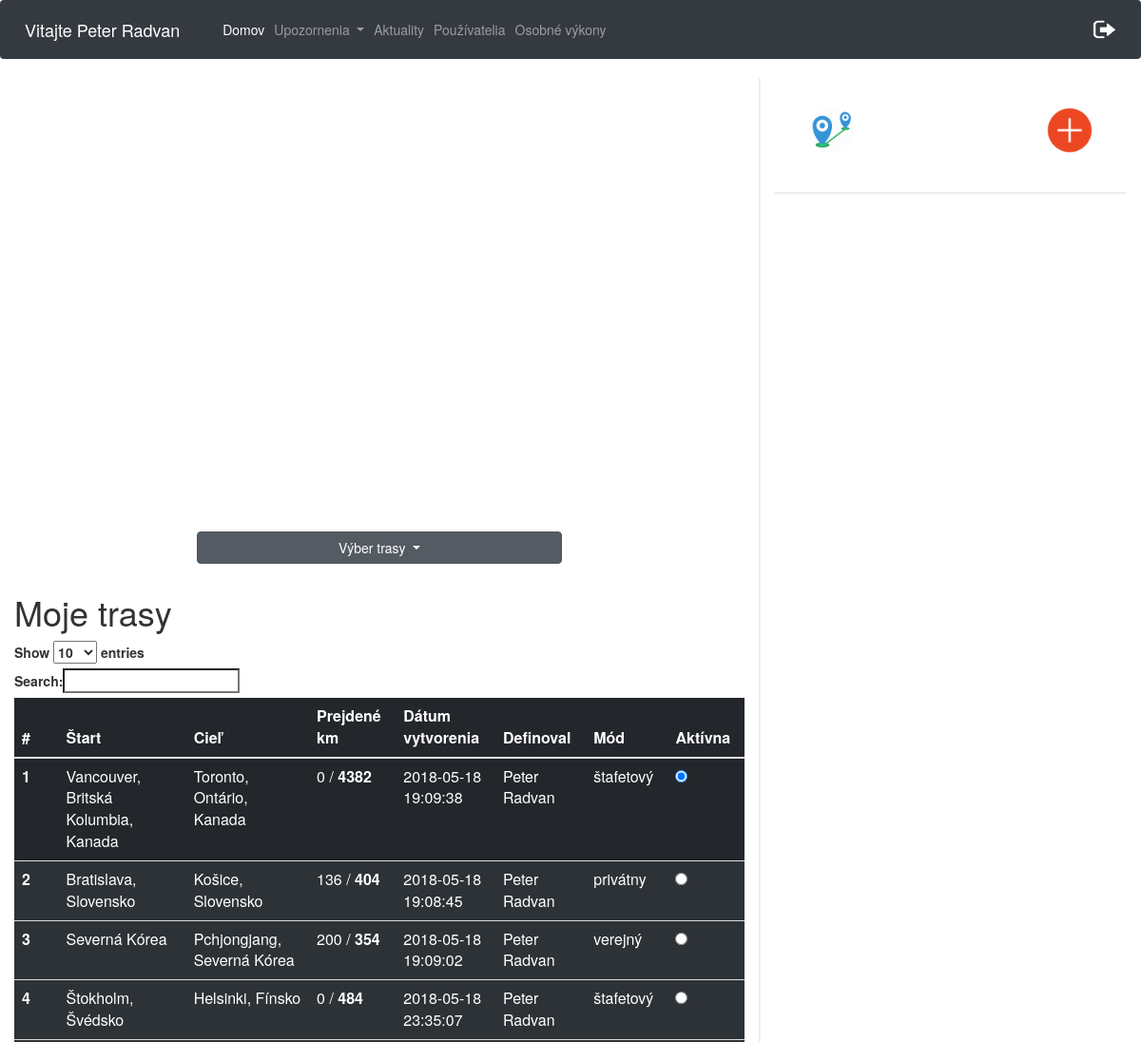
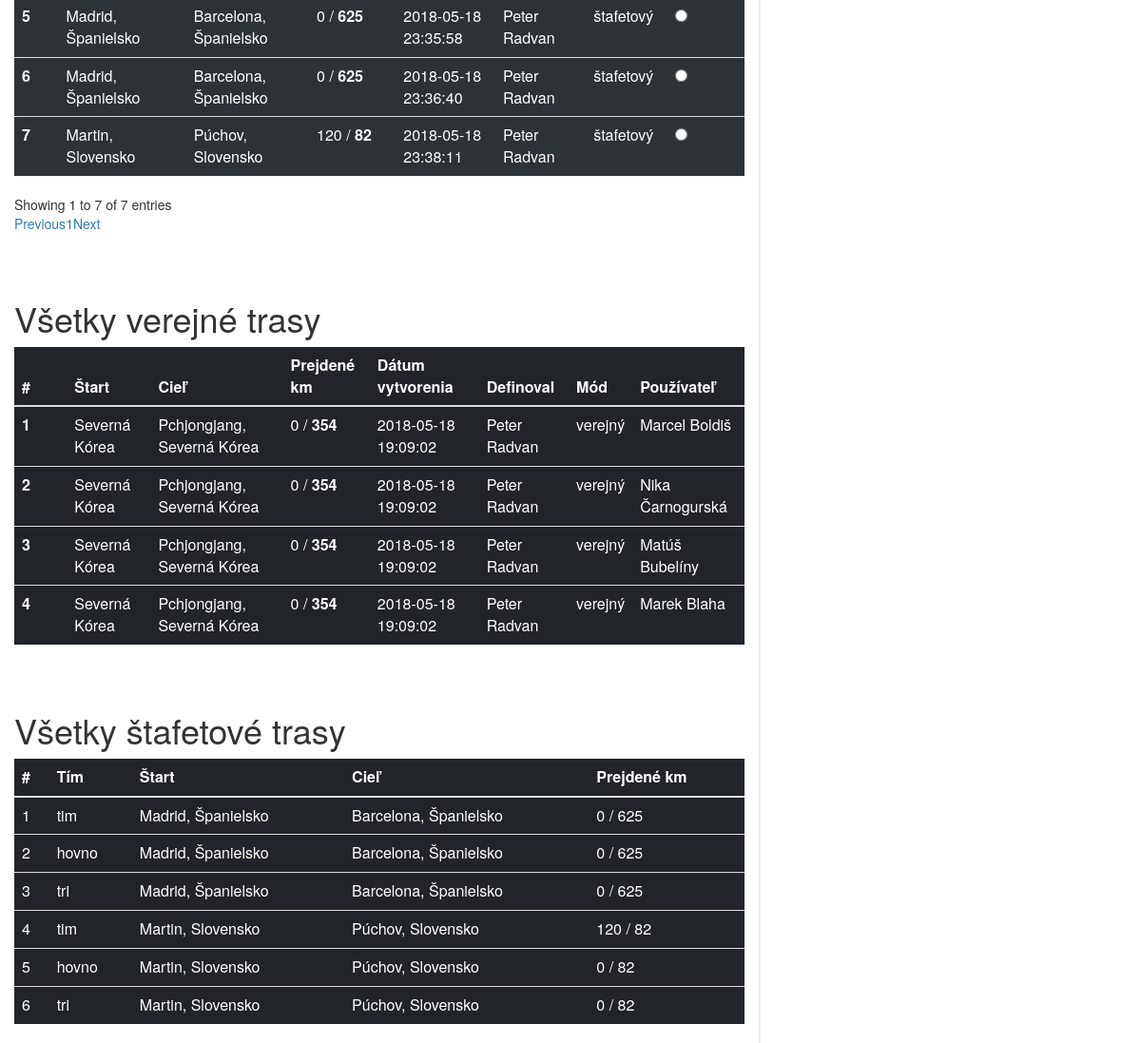
The page /cesty.php (signed in) on the database as committed earlier (2 pictures, top to bottom).
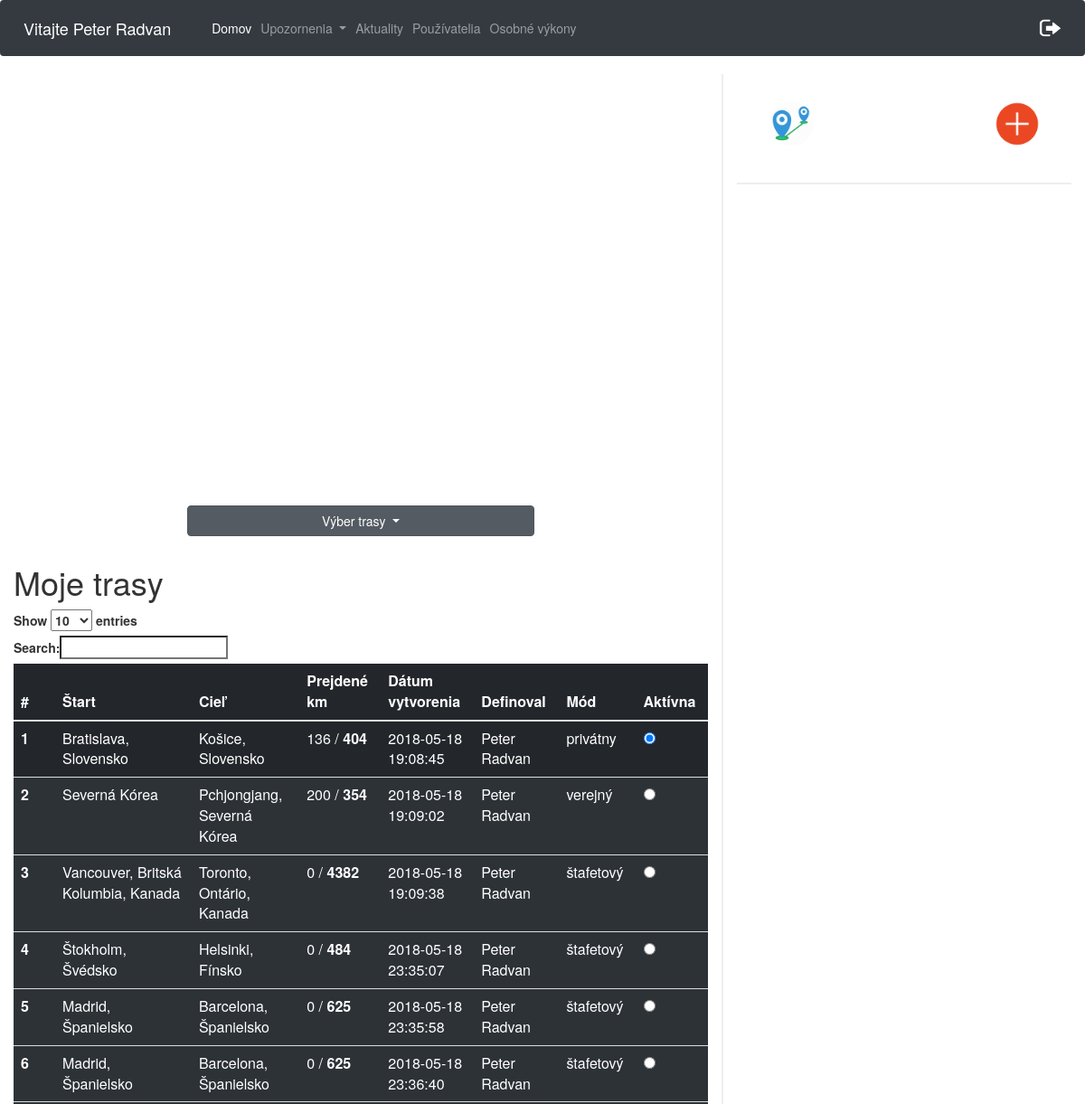
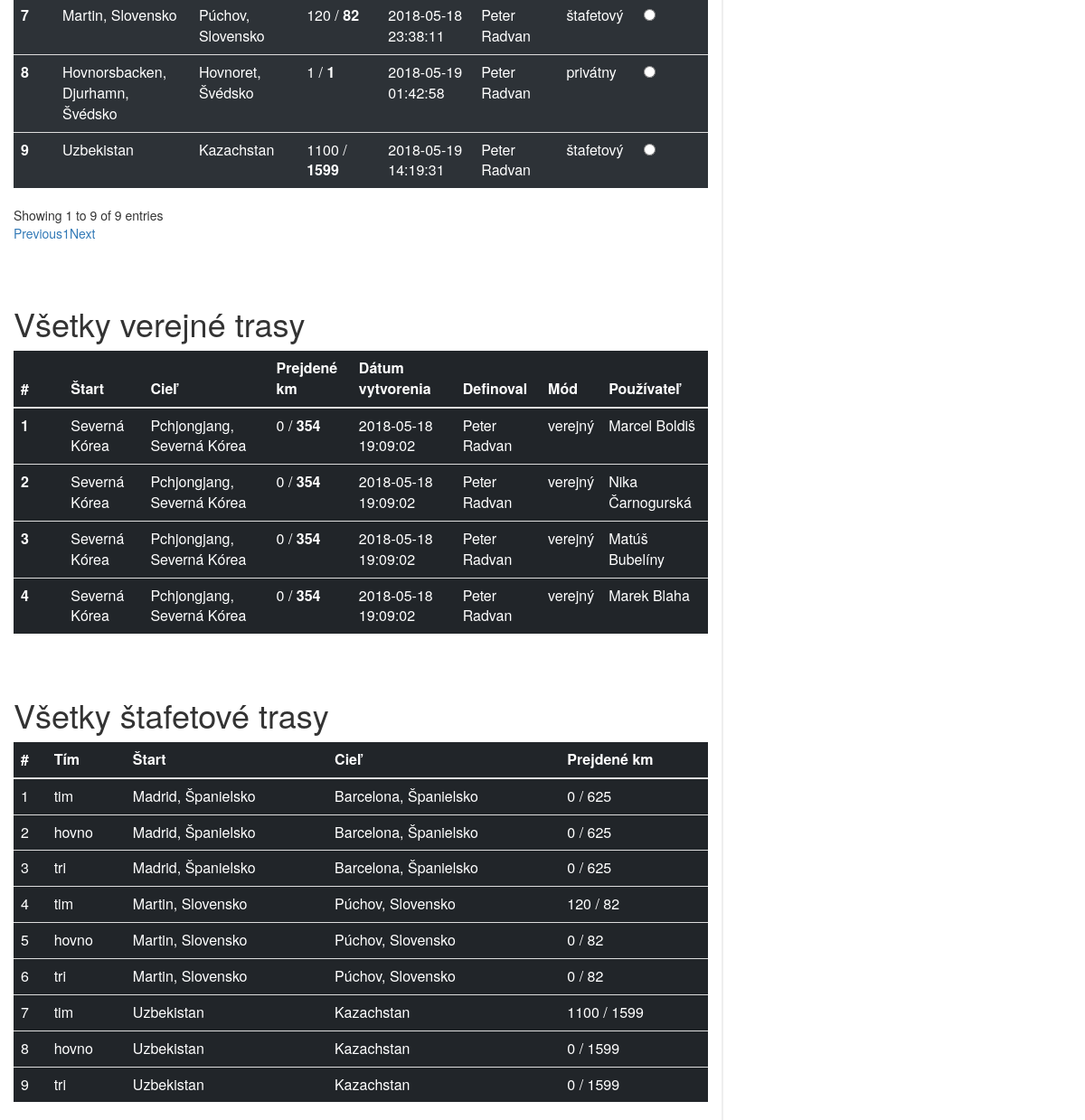
The same page on the database as committed later (2 pictures, top to bottom).
### tables this page shows
CREATE TABLE `pouzivatelia` (
  `id` int(11) NOT NULL,
  `meno` varchar(20) NOT NULL,
  `priezvisko` varchar(20) NOT NULL,
  `email` varchar(40) NOT NULL,
  `heslo` varchar(60) NOT NULL,
  `stredna_skola` varchar(40) NOT NULL,
  `stredna_skola_adresa` varchar(60) NOT NULL,
  `ulica` varchar(40) NOT NULL,
  `psc` varchar(10) NOT NULL,
  `obec` varchar(40) NOT NULL,
  `rola` varchar(10) NOT NULL DEFAULT 'user',
  `odoberatel` tinyint(1) NOT NULL DEFAULT '0',
  `prve_prihlasenie` int(11) NOT NULL DEFAULT '0',
  `id_timu` int(11) DEFAULT NULL
);

CREATE TABLE `trasa_pouzivatel` (
  `id` int(11) NOT NULL,
  `id_pouzivatel` int(11) NOT NULL,
  `id_trasa` int(11) NOT NULL,
  `prejdene_km` int(11) NOT NULL,
  `aktivna_trasa` int(11) NOT NULL
);

CREATE TABLE `trasa` (
  `id` int(10) UNSIGNED NOT NULL,
  `start_nazov` varchar(50) NOT NULL,
  `start_lat` varchar(20) NOT NULL,
  `start_long` varchar(20) NOT NULL,
  `ciel_nazov` varchar(50) NOT NULL,
  `ciel_lat` varchar(20) NOT NULL,
  `ciel_long` varchar(20) NOT NULL,
  `celkove_km` double NOT NULL,
  `datum_vytvorenia` datetime NOT NULL,
  `mod_trasy` varchar(20) NOT NULL,
  `id_user` int(11) NOT NULL,
  `vytvoril` varchar(100) NOT NULL
);

CREATE TABLE `trasa_tim` (
  `id` int(10) UNSIGNED NOT NULL,
  `id_tim` int(11) NOT NULL,
  `id_trasa` int(11) NOT NULL,
  `odbehnute_km` int(11) NOT NULL
);

### cesty.php (the view, shortened to what this page needs)
<html>
<head>
    <link rel="stylesheet" href="https://maxcdn.bootstrapcdn.com/bootstrap/4.0.0/css/bootstrap.min.css">
    <link rel="stylesheet" type="text/css" href="https://maxcdn.bootstrapcdn.com/bootstrap/3.3.7/css/bootstrap.min.css">
    <link rel="stylesheet" type="text/css" href="https://cdn.datatables.net/1.10.16/css/dataTables.bootstrap.min.css">
    <link rel="stylesheet" href="./css/cesty.css">
</head>
<body>
<nav class="navbar navbar-expand-lg  navbar-dark bg-dark">
        <span class="navbar-brand" >
            <?php
            $conn = new mysqli($servername, $username, $password, $dbname);
            $conn->set_charset("UTF8");
            $email= $_SESSION['email'];
            $query="SELECT meno, priezvisko from pouzivatelia WHERE email='$email'";
            $result = mysqli_query($conn,$query);
            while ($data = mysqli_fetch_array($result)){
                echo "Vitajte ".$data['meno']." ".$data['priezvisko'];
            }
            ?>
        </span>
    <div class="collapse navbar-collapse" id="navbarSupportedContent">
        <ul class="navbar-nav mr-auto">
            <li class="nav-item active">
                <a class="nav-link" href="cesty.php">Domov</a>
            </li>
            <li class="nav-item dropdown">
                <a class="nav-link dropdown-toggle" href="#" id="navbarDropdown" role="button" data-toggle="dropdown" aria-haspopup="true" aria-expanded="false">
                    Upozornenia
                </a>
            </li>
            <li class="nav-item">
                <a class="nav-link" href="aktuality.php">
                    Aktuality
                </a>
            </li>
            <li class="nav-item" id="registracia" style="display: none;">
                <a class="nav-link" href="registraciaPouzivatela.php">
                    Používatelia
                </a>
            </li>
            <li class="nav-item" id="osobneVykony" style="display: inline;">
                <a class="nav-link" href="osobneVykony.php">
                    Osobné výkony
                </a>
            </li>
        </ul>
        <ul class="nav navbar-nav navbar-right">
            <li><a href="aktuality.php?odhlasenie='1'"><img src="logOut.png" width="25px" height="20px"></a></li>
        </ul>
    </div>
</nav>
<div class="row">
    <div class="col-8 leftCol">
        <div id="myMap" style="height: 400px; width: 70%"></div>
        <div class="dropdown show " id="trasyId">
            <a class="btn btn-secondary dropdown-toggle" href="#" role="button" id="dropdownMenuLink" data-toggle="dropdown" aria-haspopup="true" aria-expanded="false">
                Výber trasy
            </a>
            <?php
            $conn = new mysqli($servername, $username, $password, $dbname);
            $conn->set_charset("UTF8");
            $idU = $_SESSION['id'];
            $sql = "SELECT trasa.id as tid, pouzivatelia.id, trasa.start_nazov, trasa.ciel_nazov, trasa_pouzivatel.prejdene_km, trasa.celkove_km, trasa.datum_vytvorenia, trasa_pouzivatel.aktivna_trasa, trasa.mod_trasy, trasa.vytvoril
                    FROM trasa_pouzivatel
                    INNER JOIN trasa ON trasa.id = trasa_pouzivatel.id_trasa
                    INNER JOIN pouzivatelia on pouzivatelia.id = trasa_pouzivatel.id_pouzivatel
                    WHERE trasa_pouzivatel.id_pouzivatel = $idU ORDER BY aktivna_trasa DESC";
            ?>
        </div>
        <h1 style="margin-top: 20px;">Moje trasy</h1>
        <table class="table table-dark" id="privatneTrasy">
            <thead>
            <tr>
                <th scope="col">#</th>
                <th scope="col">Štart</th>
                <th scope="col">Cieľ</th>
                <th scope="col">Prejdené km</th>
                <th scope="col">Dátum vytvorenia</th>
                <th scope="col">Definoval</th>
                <th scope="col">Mód</th>
                <th scope="col">Aktívna</th>
            </tr>
            </thead>
            <tbody>
            <?php
            $i = 1;
            if ($result = $conn->query($sql)) {
                while ($row = $result->fetch_object()) {
                    echo "<tr>";
                    echo "<th scope='row'>$i <span class='spanId' >$row->id</span><span class='spanTid' >$row->tid</span></th>";
                    echo "<td>$row->start_nazov</td>";
                    echo "<td>$row->ciel_nazov</td>";
                    echo "<td>";
                    if($row->mod_trasy === 'štafetový'){
                        $res = $conn->query("SELECT id_timu FROM pouzivatelia WHERE id = $row->id");
                        $idtmp = $res->fetch_assoc();
                        $idTimu = $idtmp['id_timu'];
                        $res = $conn->query("SELECT odbehnute_km FROM trasa_tim WHERE id_tim = $idTimu AND id_trasa = $row->tid");
                        $tmp = $res->fetch_assoc();
                        $odbehKmTimu = $tmp['odbehnute_km'];
                        if(empty($odbehKmTimu)){
                            echo "0";
                        }
                        else{
                            echo $odbehKmTimu;
                        }
                    }
                    else{
                        echo $row->prejdene_km;
                    }
                    echo " / <b>".round($row->celkove_km)."</b></td>";
                    echo "<td>$row->datum_vytvorenia</td>";
                    echo "<td>$row->vytvoril</td>";
                    echo "<td>$row->mod_trasy</td>";
                    if($row->aktivna_trasa > 0){
                        echo "<td><input onclick='check($i)' class='radio' type='radio' checked> </td>";
                    }
                    else{
                        echo "<td><input onclick='check($i)' class='radio' type='radio' ></td>";
                    }
                    echo "</tr>";
                    $i++;
                }
            }
            ?>
            </tbody>
        </table>
        <h1 style="margin-top: 70px;">Všetky verejné trasy</h1>
        <table class="table table-dark" id="vsetkyTrasy">
            <thead>
            <tr>
                <th scope="col">#</th>
                <th scope="col">Štart</th>
                <th scope="col">Cieľ</th>
                <th scope="col">Prejdené km</th>
                <th scope="col">Dátum vytvorenia</th>
                <th scope="col">Definoval</th>
                <th scope="col">Mód</th>
                <th scope="col">Používateľ</th>
            </tr>
            </thead>
            <tbody>
            <?php
            $sql = "SELECT trasa.id as tid, pouzivatelia.id, pouzivatelia.meno, pouzivatelia.priezvisko, trasa.start_nazov, trasa.ciel_nazov, trasa_pouzivatel.prejdene_km, trasa.celkove_km, trasa.datum_vytvorenia, trasa_pouzivatel.aktivna_trasa, trasa.mod_trasy, trasa.vytvoril
                    FROM trasa_pouzivatel
                    INNER JOIN trasa ON trasa.id = trasa_pouzivatel.id_trasa
                    INNER JOIN pouzivatelia on pouzivatelia.id = trasa_pouzivatel.id_pouzivatel
                    WHERE trasa.mod_trasy = 'verejný' AND pouzivatelia.id <> ".$idU."
                    ORDER BY aktivna_trasa DESC";
            $i = 1;
            if ($result = $conn->query($sql)) {
            while ($row = $result->fetch_object()) {
            echo "<tr>";
                echo "<th scope='row'>$i <span class='spanId' >$row->id</span><span class='spanTid' >$row->tid</span></th>";
                echo "<td>$row->start_nazov</td>";
                echo "<td>$row->ciel_nazov</td>";
                echo "<td>";
                    if($row->mod_trasy === 'štafetový'){
                    $res = $conn->query("SELECT id_timu FROM pouzivatelia WHERE id = $row->id");
                    $idtmp = $res->fetch_assoc();
                    $idTimu = $idtmp['id_timu'];
                    $res = $conn->query("SELECT odbehnute_km FROM trasa_tim WHERE id_tim = $idTimu AND id_trasa = $row->tid");
                    $tmp = $res->fetch_assoc();
                    $odbehKmTimu = $tmp['odbehnute_km'];
                    if(empty($odbehKmTimu)){
                    echo "0";
                    }
                    else{
                    echo $odbehKmTimu;
                    }
                    }
                    else{
                    echo $row->prejdene_km;
                    }
                    echo " / <b>".round($row->celkove_km)."</b></td>";
                echo "<td>$row->datum_vytvorenia</td>";
                echo "<td>$row->vytvoril</td>";
                echo "<td>$row->mod_trasy</td>";
                echo "<td>$row->meno $row->priezvisko</td>";
                echo "</tr>";
            $i++;
            }
            }
            ?>
            </tbody>
        </table>
        <h1 style="margin-top: 70px;">Všetky štafetové trasy</h1>
        <table class="table table-dark" id="vsetkyTrasy">
            <thead>
            <tr>
                <th scope="col">#</th>
                <th scope="col">Tím</th>
                <th scope="col">Štart</th>
                <th scope="col">Cieľ</th>
                <th scope="col">Prejdené km</th>
            </tr>
            </thead>
            <tbody>
            <?php
            $sql = "SELECT trasa_tim.odbehnute_km, tim.nazov, trasa.start_nazov, trasa.ciel_nazov, trasa.celkove_km from trasa_tim
                    JOIN tim on trasa_tim.id_tim = tim.id
                    JOIN trasa ON trasa_tim.id_trasa = trasa.id";
            $i = 1;
            if ($result = $conn->query($sql)) {
                while ($row = $result->fetch_object()) {
                    echo "<td>$i</td>";
                    echo "<td>$row->nazov</td>";
                    echo "<td>$row->start_nazov</td>";
                    echo "<td>$row->ciel_nazov</td>";
                    echo "<td> $row->odbehnute_km /  ".round($row->celkove_km)."</td>";
                    $i++;
                }
            }
            ?>
            </tbody>
        </table>
    </div>
    <div class="col-4 rightCol">
        <img src="img/add.png" id="privateBtn" class="addBtn" data-toggle="tooltip" title="Privátny mód"  alt="add">
        <img src="img/distance.png" id="distanceBtn" class="addBtn2" data-toggle="tooltip" title="Pridaj údaje" alt="add">
        <div class="progressDiv">
        </div>
        </div>
    </div>
</body>
</html>

### css/cesty.css (style rules this page uses)
.leftCol { border-right: 2px solid #eee !important; }
.row { box-sizing: border-box !important; margin:0; }
#myMap { margin: 5% auto; }
#dropdownMenuLink { width:100% !important; margin-bottom:3% !important; }
#trasyId { margin: 0 auto; width:50% !important; }
.addBtn { position: absolute; top:30px; right:50px; width: 50px; height:50px; transition: all 0.3s linear; border-radius: 50%; }
.addBtn2 { position: absolute; top:30px; right:50px; width: 50px; height:50px; transition: all 0.3s linear; border-radius: 50%; }
.addBtn2 { right:110px; }
#distanceBtn { left:50px; }
#privatneTrasy tr { background: rgba(50,56,62,0.7); }
#privatneTrasy tr:first-child { background: rgba(50,56,62,0.1); }
.progressDiv { border-top: 2px solid #eee; margin-top: 120px; }

Rows that differ between the two databases and show on the page:
changed trasa_pouzivatel "Bratislava, Slovensko": aktivna_trasa 0 → 1 (drawn)
changed trasa_pouzivatel "Vancouver, Britská Kolumbia, Kanada": aktivna_trasa 1 → 0 (drawn); moves down the list
added trasa_pouzivatel: id_trasa.start_nazov "Hovnorsbacken, Djurhamn, Švédsko", id_trasa.ciel_nazov "Hovnoret, Švédsko", prejdene_km "1", id_trasa.celkove_km "1", id_trasa.datum_vytvorenia "2018-05-19 01:42:58", id_trasa.vytvoril "Peter Radvan", id_trasa.mod_trasy "privátny", shown under "Moje trasy"
added trasa_pouzivatel: id_trasa.start_nazov "Uzbekistan", id_trasa.ciel_nazov "Kazachstan", trasa_tim.odbehnute_km "1100", id_trasa.celkove_km "1599", id_trasa.datum_vytvorenia "2018-05-19 14:19:31", id_trasa.vytvoril "Peter Radvan", id_trasa.mod_trasy "štafetový", shown under "Moje trasy"
Other text that changed with them:
text written by a page script: "Show entries Search: Showing 1 to 7 of 7 entries Previous 1 Next" → "Show entries Search: Showing 1 to 9 of 9 entries Previous 1 Next"
new list line: "7 tim Uzbekistan Kazachstan 1100 / 1599"
new list line: "8 hovno Uzbekistan Kazachstan 0 / 1599"
new list line: "9 tri Uzbekistan Kazachstan 0 / 1599"
